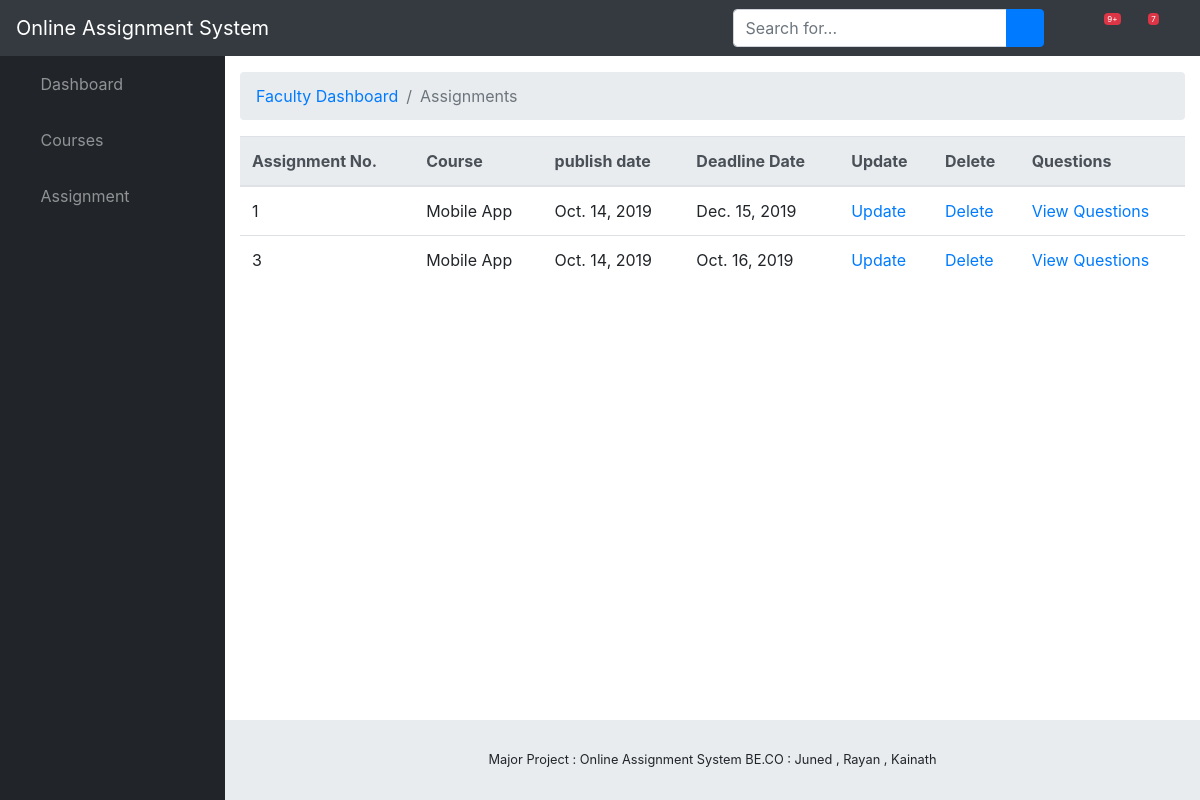
Page /assignment/assignment_list/ (signed in) on the earlier database version.
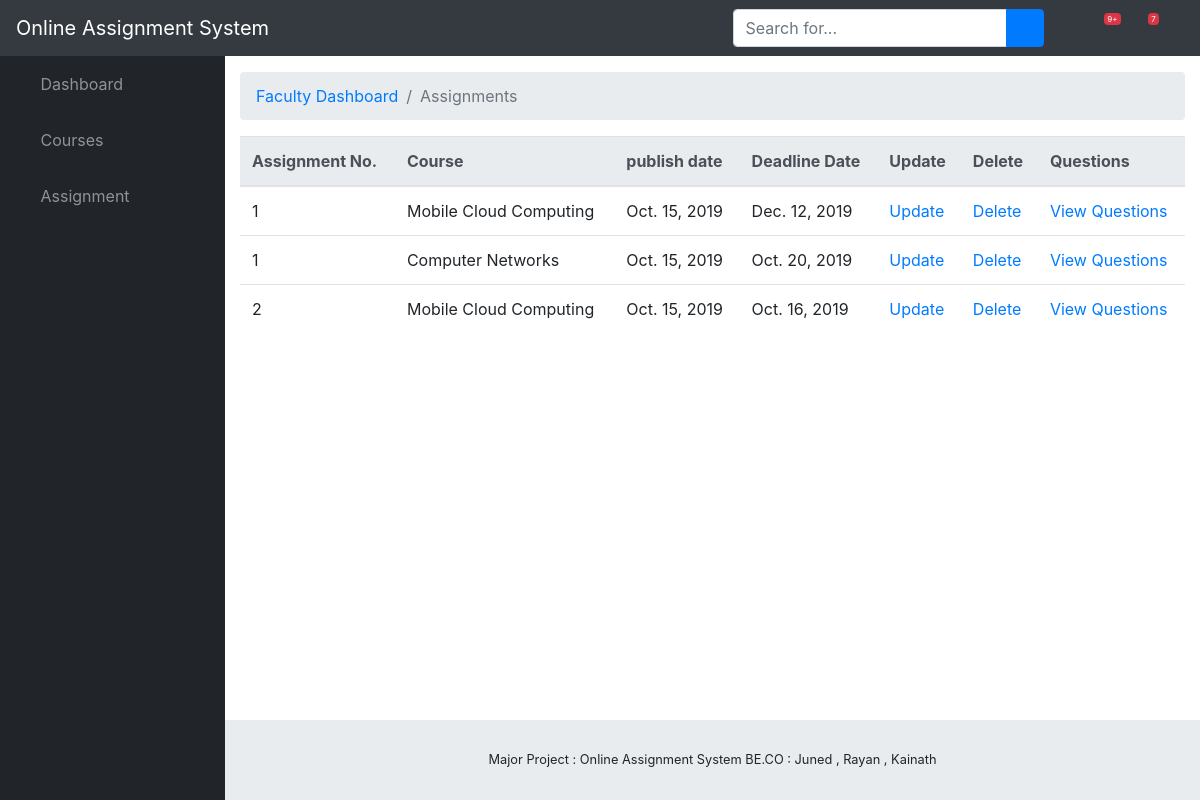
Same page on the later database version.
### assignment/models.py (models this page shows, shortened)
class Assignment(models.Model):
    number = models.IntegerField()
    course = models.ForeignKey(Course,on_delete = models.SET_NULL,blank=True,null=True)
    publish_date = models.DateField(auto_now_add = True)
    deadline_date = models.DateField()
    faculty = models.ForeignKey(Faculty,on_delete = models.SET_NULL,blank=True,null=True)

class Course(models.Model):
    name = models.CharField(max_length = 50)
    branch = models.ForeignKey(Branch,on_delete = models.SET_NULL,blank=True,null=True)
    faculty = models.ForeignKey(Faculty ,on_delete = models.SET_NULL,blank=True,null=True)
    year = models.ForeignKey(StudyYear ,on_delete = models.SET_NULL,blank=True,null=True)
    semester = models.ForeignKey(Semester ,on_delete = models.SET_NULL,blank=True,null=True )
    def __str__(self):
        return self.name

### assignment/views.py (the view)
# urls.py: path('assignment_list/',views.AssignmentListView.as_view(),name='ViewAssignment'),
class AssignmentListView(generic.ListView):
    model = Assignment
    template_name = "Faculty_Dashboard/assignment_list.html"
    context_object_name = 'assignment_list'
    paginate_by = 10
    def get_queryset(self):
        faculty = Faculty.objects.get(user=self.request.user)
        return Assignment.objects.filter(faculty=faculty)

### assignment/templates/Faculty_Dashboard/assignment_list.html
{% extends "./base.html" %}
{% block breadcrumb%}
<li class="breadcrumb-item active">Assignments</li>
{%endblock%}
{% block content %}
{% if assignment_list %}
  <table class="table">
    <thead class="thead-light">
      <tr>
        <th scope="col">Assignment No.</th>
        <th scope="col">Course</th>
        <th scope="col">publish date</th>
        <th scope="col">Deadline Date</th>
        <th scope="col">Update</th>
        <th scope="col">Delete</th>
        <th scope="col">Questions</th>
      </tr>
    </thead>
    <tbody>
      {% for assignment in assignment_list %}
      <tr>
        <td>{{ assignment.number }}</td>
        <td>{{ assignment.course }}</td>
        <td>{{ assignment.publish_date }}</td>
        <td>{{ assignment.deadline_date }}</td>
        <td> <a href="{% url 'UpdateAssignment' assignment.id %}">Update</a> </td>
        <td> <a onclick="return confirm('Are you sure?');" href="{% url 'DeleteAssignment' assignment.id %}">Delete</a></td>
        <td><a href="{% url 'assignment_detail' assignment.id %}">View Questions</a></td>
      </tr>
    {% endfor %}
    </tbody>
  </table>
  {% else %}
    <p>There are no assignments added yet !</p>
  {% endif %}
{% endblock %}

### assignment/templates/Faculty_Dashboard/base.html (shortened to what this page needs)
<!DOCTYPE html>
<html lang="en">
<head>
  {% load static %}
  <link href="{% static 'vendor/fontawesome-free/css/all.min.css' %}" rel="stylesheet" type="text/css">
  <link href="{% static 'vendor/datatables/dataTables.bootstrap4.css' %}" rel="stylesheet">
  <link href="{%  static 'css/sb-admin.css' %}" rel="stylesheet">
</head>
<body id="page-top">
  <nav class="navbar navbar-expand navbar-dark bg-dark static-top">
    <a class="navbar-brand mr-1" href="{% url 'index' %}">Online Assignment System</a>
    <button class="btn btn-link btn-sm text-white order-1 order-sm-0" id="sidebarToggle" href="#">
      <i class="fas fa-bars"></i>
    </button>
    <form class="d-none d-md-inline-block form-inline ml-auto mr-0 mr-md-3 my-2 my-md-0">
      <div class="input-group">
        <input type="text" class="form-control" placeholder="Search for..." aria-label="Search" aria-describedby="basic-addon2">
        <div class="input-group-append">
          <button class="btn btn-primary" type="button">
            <i class="fas fa-search"></i>
          </button>
        </div>
      </div>
    </form>
    <ul class="navbar-nav ml-auto ml-md-0">
      <li class="nav-item dropdown no-arrow mx-1">
        <a class="nav-link dropdown-toggle" href="#" id="alertsDropdown" role="button" data-toggle="dropdown" aria-haspopup="true" aria-expanded="false">
          <i class="fas fa-bell fa-fw"></i>
          <span class="badge badge-danger">9+</span>
        </a>
      </li>
      <li class="nav-item dropdown no-arrow mx-1">
        <a class="nav-link dropdown-toggle" href="#" id="messagesDropdown" role="button" data-toggle="dropdown" aria-haspopup="true" aria-expanded="false">
          <i class="fas fa-envelope fa-fw"></i>
          <span class="badge badge-danger">7</span>
        </a>
      </li>
      <li class="nav-item dropdown no-arrow">
        <a class="nav-link dropdown-toggle" href="#" id="userDropdown" role="button" data-toggle="dropdown" aria-haspopup="true" aria-expanded="false">
          <i class="fas fa-user-circle fa-fw"></i>
        </a>
      </li>
    </ul>
  </nav>
  <div id="wrapper">
    <ul class="sidebar navbar-nav">
      <li class="nav-item">
        <a class="nav-link"  href="{% url 'FacultyDashboard' %}">
          <i class="fas fa-fw fa-tachometer-alt"></i>
          <span>Dashboard</span>
        </a>
      </li>
      <li class="nav-item dropdown">
       <a class="nav-link dropdown-toggle" href="#" id="pagesDropdown" role="button" data-toggle="dropdown" aria-haspopup="true" aria-expanded="false">
         <i class="fas fa-fw fa-folder"></i>
         <span>Courses</span>
       </a>
     </li>
     <li class="nav-item dropdown">
      <a class="nav-link dropdown-toggle" href="#" id="pagesDropdown" role="button" data-toggle="dropdown" aria-haspopup="true" aria-expanded="false">
        <i class="fas fa-fw fa-folder"></i>
        <span>Assignment</span>
      </a>
    </li>
    </ul>
    <div id="content-wrapper">
      <div class="container-fluid">
        <ol class="breadcrumb">
          <li class="breadcrumb-item">
            <a href="{% url 'FacultyDashboard' %}">Faculty Dashboard</a>
          </li>
          {% block breadcrumb%}
          {%endblock%}
        </ol>
        {% block content %}
        {% endblock %}
      </div>
      <footer class="sticky-footer">
        <div class="container my-auto">
          <div class="copyright text-center my-auto">
            <span>Major Project : Online Assignment System BE.CO : Juned , Rayan , Kainath</span>
          </div>
        </div>
      </footer>
    </div>
  </div>
</body>
</html>

Differences in the rows shown:
removed Assignment: number "1", course "Mobile App", publish_date "Oct. 14, 2019", deadline_date "Dec. 15, 2019"
removed Assignment: number "3", course "Mobile App", publish_date "Oct. 14, 2019", deadline_date "Oct. 16, 2019"
added Assignment: number "1", course "Mobile Cloud Computing", publish_date "Oct. 15, 2019", deadline_date "Dec. 12, 2019"
added Assignment: number "1", course "Computer Networks", publish_date "Oct. 15, 2019", deadline_date "Oct. 20, 2019"
added Assignment: number "2", course "Mobile Cloud Computing", publish_date "Oct. 15, 2019", deadline_date "Oct. 16, 2019"
